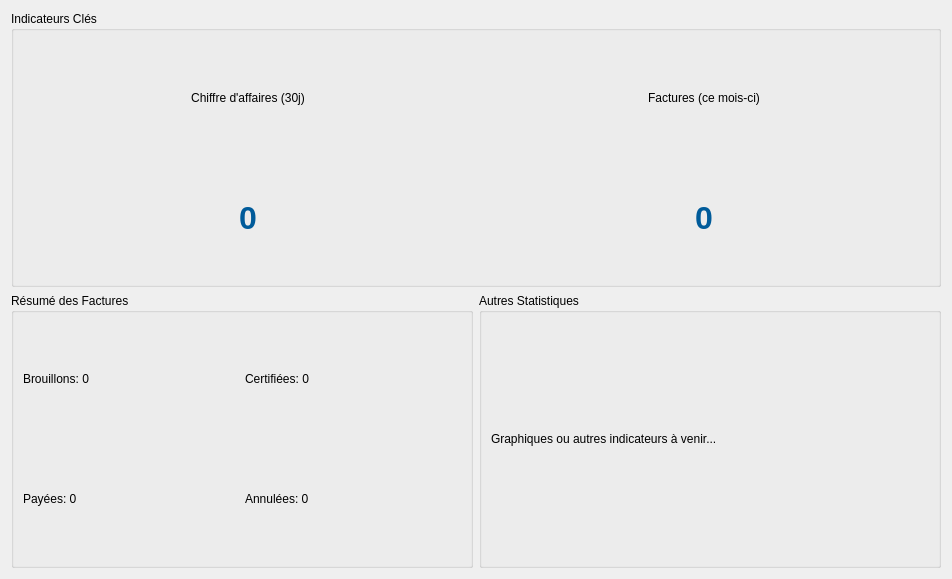
<?xml version="1.0" encoding="UTF-8"?>
<ui version="4.0">
 <class>DashboardView</class>
 <widget class="QWidget" name="DashboardView">
  <property name="geometry">
   <rect>
    <x>0</x>
    <y>0</y>
    <width>952</width>
    <height>579</height>
   </rect>
  </property>
  <property name="windowTitle">
   <string>Tableau de bord</string>
  </property>
  <layout class="QVBoxLayout" name="verticalLayout">
   <item>
    <layout class="QGridLayout" name="gridLayout">
     <item row="0" column="0" colspan="2">
      <widget class="QGroupBox" name="kpi_group">
       <property name="title">
        <string>Indicateurs Clés</string>
       </property>
       <layout class="QHBoxLayout" name="horizontalLayout">
        <item>
         <layout class="QVBoxLayout" name="revenue_layout">
          <item>
           <widget class="QLabel" name="revenue_label">
            <property name="text">
             <string>Chiffre d'affaires (30j)</string>
            </property>
            <property name="alignment">
             <set>Qt::AlignCenter</set>
            </property>
           </widget>
          </item>
          <item>
           <widget class="QLabel" name="revenue_value">
            <property name="font">
             <font>
              <family>Arial</family>
              <pointsize>24</pointsize>
              <weight>75</weight>
              <bold>true</bold>
             </font>
            </property>
            <property name="styleSheet">
             <string notr="true">color: #005B9A;</string>
            </property>
            <property name="text">
             <string>0</string>
            </property>
            <property name="alignment">
             <set>Qt::AlignCenter</set>
            </property>
           </widget>
          </item>
         </layout>
        </item>
        <item>
         <layout class="QVBoxLayout" name="count_layout">
          <item>
           <widget class="QLabel" name="count_label">
            <property name="text">
             <string>Factures (ce mois-ci)</string>
            </property>
            <property name="alignment">
             <set>Qt::AlignCenter</set>
            </property>
           </widget>
          </item>
          <item>
           <widget class="QLabel" name="invoice_count_value">
            <property name="font">
             <font>
              <family>Arial</family>
              <pointsize>24</pointsize>
              <weight>75</weight>
              <bold>true</bold>
             </font>
            </property>
            <property name="styleSheet">
             <string notr="true">color: #005B9A;</string>
            </property>
            <property name="text">
             <string>0</string>
            </property>
            <property name="alignment">
             <set>Qt::AlignCenter</set>
            </property>
           </widget>
          </item>
         </layout>
        </item>
       </layout>
      </widget>
     </item>
     <item row="1" column="0">
      <widget class="QGroupBox" name="summary_group">
       <property name="title">
        <string>Résumé des Factures</string>
       </property>
       <layout class="QGridLayout" name="gridLayout_2">
        <item row="0" column="0">
         <widget class="QLabel" name="summary_draft_label">
          <property name="text">
           <string>Brouillons: 0</string>
          </property>
         </widget>
        </item>
        <item row="0" column="1">
         <widget class="QLabel" name="summary_certified_label">
          <property name="text">
           <string>Certifiées: 0</string>
          </property>
         </widget>
        </item>
        <item row="1" column="0">
         <widget class="QLabel" name="summary_paid_label">
          <property name="text">
           <string>Payées: 0</string>
          </property>
         </widget>
        </item>
        <item row="1" column="1">
         <widget class="QLabel" name="summary_cancelled_label">
          <property name="text">
           <string>Annulées: 0</string>
          </property>
         </widget>
        </item>
       </layout>
      </widget>
     </item>
     <item row="1" column="1">
      <widget class="QGroupBox" name="placeholder_group">
       <property name="title">
        <string>Autres Statistiques</string>
       </property>
       <layout class="QVBoxLayout" name="verticalLayout_2">
        <item>
         <widget class="QLabel" name="label">
          <property name="text">
           <string>Graphiques ou autres indicateurs à venir...</string>
          </property>
         </widget>
        </item>
       </layout>
      </widget>
     </item>
    </layout>
   </item>
  </layout>
 </widget>
 <resources/>
 <connections/>
</ui>
